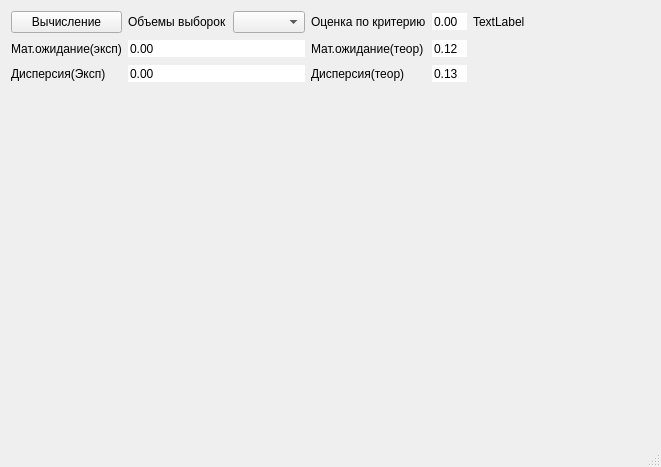
<?xml version="1.0" encoding="UTF-8"?>
<ui version="4.0">
 <class>MainWindow</class>
 <widget class="QMainWindow" name="MainWindow">
  <property name="geometry">
   <rect>
    <x>0</x>
    <y>0</y>
    <width>661</width>
    <height>467</height>
   </rect>
  </property>
  <property name="windowTitle">
   <string>Генератор случайных чисел</string>
  </property>
  <widget class="QWidget" name="centralWidget">
   <layout class="QGridLayout" name="gridLayout">
    <item row="1" column="0">
     <widget class="QCustomPlot" name="widget" native="true"/>
    </item>
    <item row="0" column="0">
     <layout class="QGridLayout" name="gridLayout_2">
      <item row="1" column="2">
       <widget class="QLabel" name="label_4">
        <property name="text">
         <string>Мат.ожидание(теор)</string>
        </property>
       </widget>
      </item>
      <item row="1" column="1">
       <widget class="QDoubleSpinBox" name="spin_M">
        <property name="frame">
         <bool>false</bool>
        </property>
        <property name="readOnly">
         <bool>true</bool>
        </property>
        <property name="buttonSymbols">
         <enum>QAbstractSpinBox::NoButtons</enum>
        </property>
       </widget>
      </item>
      <item row="1" column="4">
       <spacer name="horizontalSpacer">
        <property name="orientation">
         <enum>Qt::Horizontal</enum>
        </property>
        <property name="sizeHint" stdset="0">
         <size>
          <width>40</width>
          <height>20</height>
         </size>
        </property>
       </spacer>
      </item>
      <item row="2" column="0">
       <widget class="QLabel" name="label_2">
        <property name="text">
         <string>Дисперсия(Эксп)</string>
        </property>
       </widget>
      </item>
      <item row="0" column="0">
       <widget class="QPushButton" name="pushButton">
        <property name="text">
         <string>Вычисление</string>
        </property>
       </widget>
      </item>
      <item row="2" column="1">
       <widget class="QDoubleSpinBox" name="spin_D">
        <property name="wrapping">
         <bool>false</bool>
        </property>
        <property name="frame">
         <bool>false</bool>
        </property>
        <property name="readOnly">
         <bool>true</bool>
        </property>
        <property name="buttonSymbols">
         <enum>QAbstractSpinBox::NoButtons</enum>
        </property>
       </widget>
      </item>
      <item row="1" column="0">
       <widget class="QLabel" name="label">
        <property name="text">
         <string>Мат.ожидание(эксп)</string>
        </property>
       </widget>
      </item>
      <item row="0" column="1">
       <layout class="QHBoxLayout" name="horizontalLayout">
        <item>
         <widget class="QLabel" name="label_3">
          <property name="text">
           <string>Объемы выборок</string>
          </property>
         </widget>
        </item>
        <item>
         <widget class="QComboBox" name="comboBox"/>
        </item>
       </layout>
      </item>
      <item row="2" column="2">
       <widget class="QLabel" name="label_5">
        <property name="text">
         <string>Дисперсия(теор)</string>
        </property>
       </widget>
      </item>
      <item row="2" column="3">
       <widget class="QDoubleSpinBox" name="doubleSpinBox_3">
        <property name="frame">
         <bool>false</bool>
        </property>
        <property name="readOnly">
         <bool>true</bool>
        </property>
        <property name="buttonSymbols">
         <enum>QAbstractSpinBox::NoButtons</enum>
        </property>
        <property name="value">
         <double>0.130000000000000</double>
        </property>
       </widget>
      </item>
      <item row="1" column="3">
       <widget class="QDoubleSpinBox" name="doubleSpinBox_4">
        <property name="frame">
         <bool>false</bool>
        </property>
        <property name="readOnly">
         <bool>true</bool>
        </property>
        <property name="buttonSymbols">
         <enum>QAbstractSpinBox::NoButtons</enum>
        </property>
        <property name="value">
         <double>0.120000000000000</double>
        </property>
       </widget>
      </item>
      <item row="0" column="2">
       <widget class="QLabel" name="label_6">
        <property name="text">
         <string>Оценка по критерию</string>
        </property>
       </widget>
      </item>
      <item row="0" column="3">
       <widget class="QDoubleSpinBox" name="spin_Mark">
        <property name="frame">
         <bool>false</bool>
        </property>
        <property name="readOnly">
         <bool>true</bool>
        </property>
        <property name="buttonSymbols">
         <enum>QAbstractSpinBox::NoButtons</enum>
        </property>
       </widget>
      </item>
      <item row="0" column="4">
       <widget class="QLabel" name="label_res">
        <property name="text">
         <string>TextLabel</string>
        </property>
       </widget>
      </item>
     </layout>
    </item>
   </layout>
  </widget>
  <widget class="QStatusBar" name="statusBar"/>
 </widget>
 <layoutdefault spacing="6" margin="11"/>
 <customwidgets>
  <customwidget>
   <class>QCustomPlot</class>
   <extends>QWidget</extends>
   <header>qcustomplot.h</header>
   <container>1</container>
  </customwidget>
 </customwidgets>
 <resources/>
 <connections/>
</ui>
